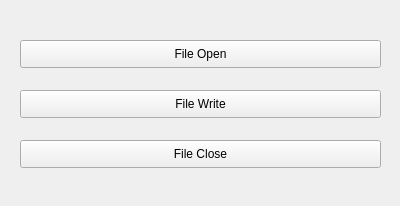
<?xml version="1.0" encoding="UTF-8"?>
<ui version="4.0">
 <class>Widget</class>
 <widget class="QWidget" name="Widget">
  <property name="geometry">
   <rect>
    <x>0</x>
    <y>0</y>
    <width>400</width>
    <height>206</height>
   </rect>
  </property>
  <property name="windowTitle">
   <string>Widget</string>
  </property>
  <widget class="QPushButton" name="pbtOpen">
   <property name="geometry">
    <rect>
     <x>20</x>
     <y>40</y>
     <width>361</width>
     <height>28</height>
    </rect>
   </property>
   <property name="text">
    <string>File Open</string>
   </property>
  </widget>
  <widget class="QPushButton" name="pbtWrite">
   <property name="geometry">
    <rect>
     <x>20</x>
     <y>90</y>
     <width>361</width>
     <height>28</height>
    </rect>
   </property>
   <property name="text">
    <string>File Write</string>
   </property>
  </widget>
  <widget class="QPushButton" name="pbtClose">
   <property name="geometry">
    <rect>
     <x>20</x>
     <y>140</y>
     <width>361</width>
     <height>28</height>
    </rect>
   </property>
   <property name="text">
    <string>File Close</string>
   </property>
  </widget>
 </widget>
 <layoutdefault spacing="6" margin="11"/>
 <resources/>
 <connections/>
</ui>
